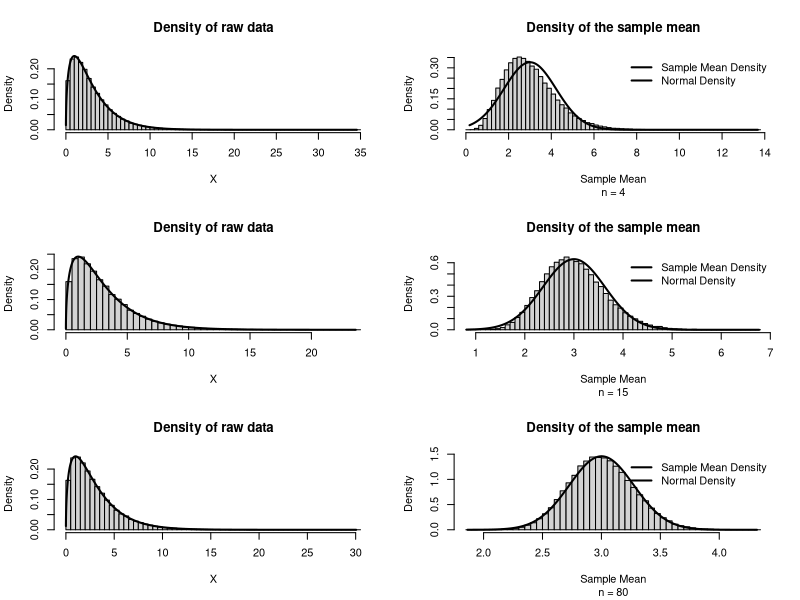

R code for this plot:
# Suppose we assign the letters A, B, C, D, and E to the scores of the five
# students so that A = 70,   B = 78,   C = 80,   D = 80,   E = 95
scores <- c(A = 70, B = 78, C = 80, D = 80, E = 95)
# Consider the letters A, B, C, D, E, and find all combinations of these letters
# taken 3 at a time
combinations <- combn(c("A", "B", "C", "D", "E"), 3)
# Calculate the average score for each combination of letters
average_scores <- apply(combinations, 2, function(x) mean(scores[x]))
# Create a table listing all combinations, scores, and their average
result_table <- data.frame(
  Combination = apply(combinations, 2, paste, collapse = ", "),
  Score1 = scores[combinations[1, ]],
  Score2 = scores[combinations[2, ]],
  Score3 = scores[combinations[3, ]],
  Average_Score = average_scores
)
# Print the table with only 2 digits after the decimal for the average score
result_table$Average_Score <- format(round(result_table$Average_Score, 2), nsmall = 2)
print(result_table)
# Now create a table showing the unique scores, their frequency, and relative
# frequency
score_table <- as.data.frame(table(average_scores))
colnames(score_table) <- c("Average_Score", "Frequency")
score_table$Relative_Frequency <- score_table$Frequency / sum(score_table$Frequency)
# Print this table with only 2 digits after the decimal for the first column
score_table$Average_Score <- format(round(as.numeric(as.character(score_table$Average_Score)), 2), nsmall = 2)
print(score_table)

# Central limit theorem illustration

set.seed(42)
par(mfrow=c(3,2))
n <- 100
mean.vec <- numeric()

## X has a chi-square distribution with df = 3

df <- 3

n <- 4
for(i in 1:100000) mean.vec[i] <- mean(rchisq(n,df=df))
mean.vec <- sort(mean.vec)

## Generate a histogram density for the raw data X
hist(x <- sort(rchisq(100000,df=df)),breaks=50,prob=TRUE,main="Density of raw data",xlab="X")
## Plot the true PDF
lines(x,dchisq(x,df=df),lwd=2)
## Now plot the histogram density and normal density of the 100,000 sample means
hist(mean.vec,prob=TRUE,breaks=50,main="Density of the sample mean",xlab="Sample Mean",sub=paste("n =",n))
lines(mean.vec,dnorm(mean.vec,mean(mean.vec),sd(mean.vec)),lwd=2)
legend("topright",c("Sample Mean Density","Normal Density"),lwd=2,bty="n")

n <- 15
for(i in 1:100000) mean.vec[i] <- mean(rchisq(n,df=df))
mean.vec <- sort(mean.vec)

## Generate a histogram density for the raw data X
hist(x <- sort(rchisq(100000,df=df)),breaks=50,prob=TRUE,main="Density of raw data",xlab="X")
## Plot the true PDF
lines(x,dchisq(x,df=df),lwd=2)
## Now plot the histogram density and normal density of the 100,000 sample means
hist(mean.vec,prob=TRUE,breaks=50,main="Density of the sample mean",xlab="Sample Mean",sub=paste("n =",n))
lines(mean.vec,dnorm(mean.vec,mean(mean.vec),sd(mean.vec)),lwd=2)
legend("topright",c("Sample Mean Density","Normal Density"),lwd=2,bty="n")

n <- 80
for(i in 1:100000) mean.vec[i] <- mean(rchisq(n,df=df))
mean.vec <- sort(mean.vec)

## Generate a histogram density for the raw data X
hist(x <- sort(rchisq(100000,df=df)),breaks=50,prob=TRUE,main="Density of raw data",xlab="X")
## Plot the true PDF
lines(x,dchisq(x,df=df),lwd=2)
## Now plot the histogram density and normal density of the 100,000 sample means
hist(mean.vec,prob=TRUE,breaks=50,main="Density of the sample mean",xlab="Sample Mean",sub=paste("n =",n))
lines(mean.vec,dnorm(mean.vec,mean(mean.vec),sd(mean.vec)),lwd=2)
legend("topright",c("Sample Mean Density","Normal Density"),lwd=2,bty="n")
